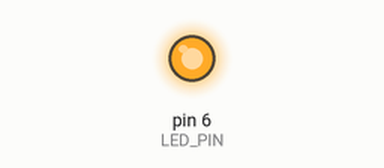
Recording of a sketch running on a simulated Arduino Uno, built with avr-gcc and run on an emulated ATmega328P. Parts: output pins drawn as LEDs (lit = HIGH).

Above: at 1.5 s.
At 4.5 s:
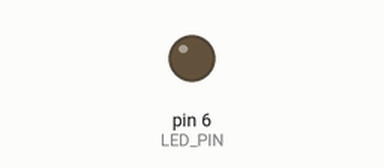
Timing chart, 0 to 7.8 s (numbered marks = the images above):
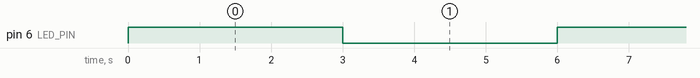

The sketch:

blink.ino
```cpp
const int LED_PIN = 6;

void setup(){
    pinMode(LED_PIN, OUTPUT);
}

void loop(){
    digitalWrite(LED_PIN,HIGH);
    delay(3000);
    digitalWrite(LED_PIN,LOW);
    delay(3000);
}
```

Measured:
- by itself, pin 6 (LED_PIN): alternates HIGH for 3.0 s and LOW for 3.0 s
